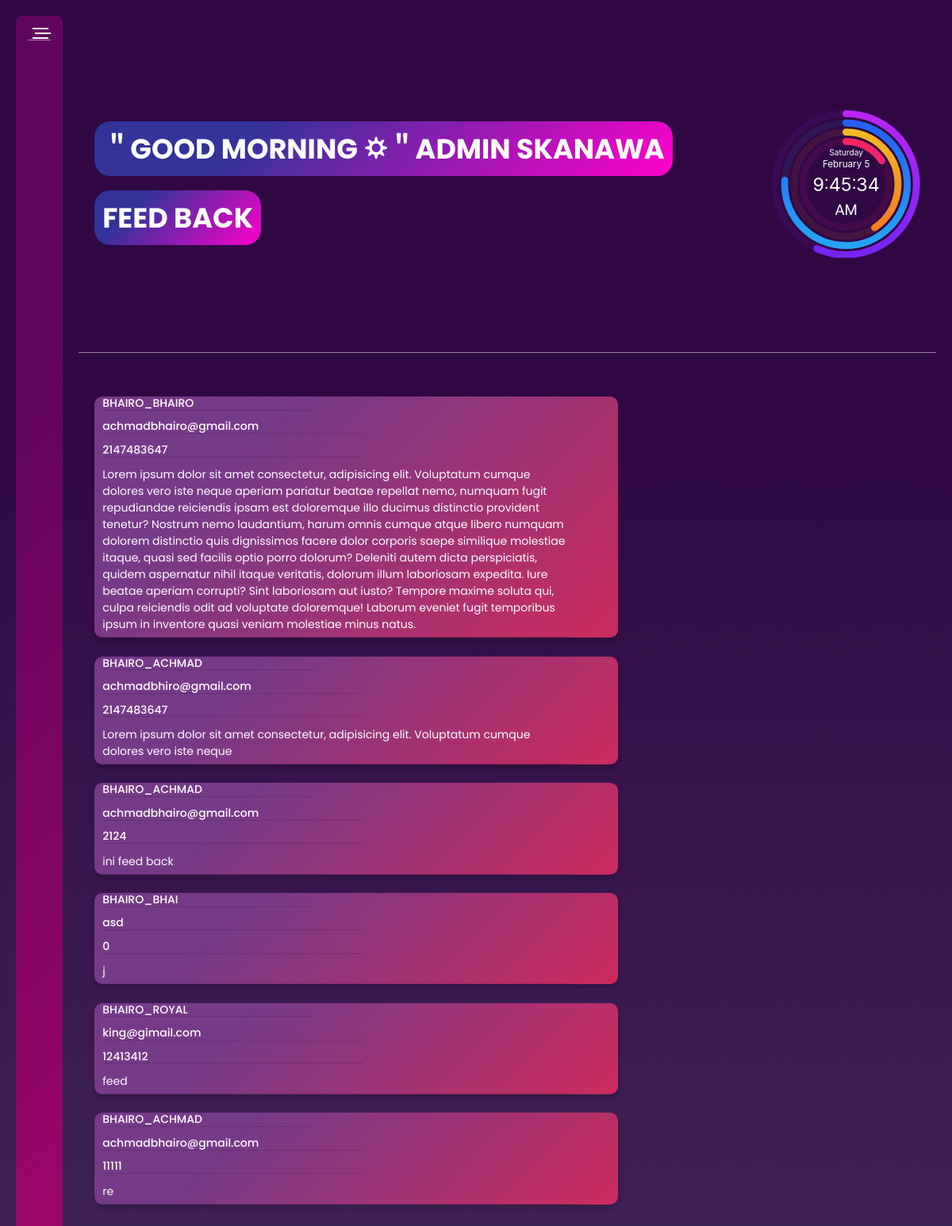
The page /feed_back.php (signed in) on the database its author committed.
### tables this page shows
CREATE TABLE `laporan` (
  `ID` int(10) NOT NULL,
  `nama` varchar(30) NOT NULL,
  `akhir` text NOT NULL,
  `no` int(20) NOT NULL,
  `gmail` varchar(30) NOT NULL,
  `laporan` varchar(10000) NOT NULL
);

### feed_back.php (the view, shortened to what this page needs)
<!DOCTYPE html>
<html lang="en">
<head>
    <link href="https://cdn.jsdelivr.net/npm/bootstrap@5.1.3/dist/css/bootstrap.min.css" rel="stylesheet">
	<link rel="stylesheet" href="https://pro.fontawesome.com/releases/v5.10.0/css/all.css"/>
    <link rel="stylesheet" href="css/admin.css">
</head>
<body>
    <div class="admin-panel">
	<div class="menu">
		<div class="heading">
			<div class="menu-icon js-toggle-menu">
				<span></span>
				<span></span>
				<span></span>
			</div>
		</div>
	</div>
	<div class="content">
		<div class="header">
		<div>
			<p><span id="time"></span>ADMIN SKANAWA</p>
		<br><br>
		<p>FEED BACK </p></div>
			<div class="fixed">
               <tbody>
            <div id="clock" class="progress-clock">
                <button class="progress-clock__time-date" data-group="d" type="button">
                    <small data-unit="w">Sunday</small><br>
                    <span data-unit="mo">January</span>
                    <span data-unit="d">1</span>
                </button>
                <button class="progress-clock__time-digit" data-unit="h" data-group="h" type="button">12</button><span class="progress-clock__time-colon">:</span><button class="progress-clock__time-digit" data-unit="m" data-group="m" type="button">00</button><span class="progress-clock__time-colon">:</span><button class="progress-clock__time-digit" data-unit="s" data-group="s" type="button">00</button>
                <span class="progress-clock__time-ampm" data-unit="ap">AM</span>
            </div>
        </tbody>
</div>
		</div>
		<div class="body">
<br>
<?php
include "conection.php";
?>
<?php
	$row = mysqli_query($conn, "SELECT * FROM laporan ORDER BY id DESC;");
			?>
			<?php foreach ($row as $rows) : ?>
         <div class="komentar">
             <h2><?php echo $rows["nama"]; ?><span>_<?php echo $rows["akhir"]; ?></span></h2>
             <h3><?php echo $rows["gmail"]; ?></h3>
			 <h3><?php echo $rows["no"]; ?></h3>
             <p><?php echo $rows["laporan"]; ?></p>
         </div>
		  <?php endforeach; ?>
		</div>
	</div>
</div>
</body>
</html>

### css/admin.css (style rules this page uses)
* { box-sizing: border-box; transition: 0.25s all ease; }
body { height: 100vh; width: 100%; padding: 20px; margin: 0; background-color: #000000; background-image: linear-gradient(360deg, #41295a 0%, #2F0743 74%); font-family: 'Assistant', sans-serif; }
.admin-panel { display: flex; height: 95vh; }
.menu { border-radius: 7.5px; background-color: #BE93C5; background-image: linear-gradient(315deg, #AA076B 0%, #61045F 74%); min-height: calc(100vh - 40px); padding: 15px 15px 0; width: 75px; transition: width 0.25s; overflow: hidden; display: inline-block; font-family: 'Poppins', sans-serif; transition: 1s all ease; }
.menu .heading { padding: 0 0 15px; margin-bottom: 10px; position: relative; display: flex; align-items: center; justify-content: space-between; overflow: hidden; border-bottom: 1px solid rgba(255, 255, 255, 0.5); }
.menu .heading .menu-icon { position: absolute; right: 0; top: 0; cursor: pointer; height: 14px; width: 20px; }
.menu .heading .menu-icon span { transition: transform 0.25s, right 0.25s; }
.menu .heading .menu-icon span:first-child { transform-origin: top right; }
.menu .heading .menu-icon span:last-child { transform-origin: bottom right; }
.menu .heading .menu-icon span:first-child, .menu .heading .menu-icon span:last-child { position: relative; right: 3px; }
.menu .heading .menu-icon span { width: 100%; height: 2px; display: block; margin-bottom: 4px; background-color: white; }
.content { display: flex; flex-wrap: wrap; flex-grow: 1; margin-left: 20px; border-radius: 7.5px; overflow: hidden; }
.content .header { width: 100%; font-family: 'Franklin Gothic Medium', 'Arial Narrow', Arial, sans-serif; min-height: 50px; display: flex; flex-wrap: wrap; align-items: center; justify-content: space-between; border-bottom: 1px solid rgba(255, 255, 255, 0.5); padding: 10px 20px; }
.content .header p, .content .header a { margin: 5px 0; color: #fff; font-family: 'Poppins', sans-serif; font-weight: bold; }
.content .header p { margin-right: 10px; font-size: 1.5em; font-family: 'Poppins', sans-serif; background-image:linear-gradient(315deg, #ff00cc 0%, #333399 74%) ; border-radius: 20px; display: inline; padding: 10px; }
.content .body { padding: 20px; display: block; width: 100%; max-height: 60vh; overflow-y: scroll; }
* { border: 0; box-sizing: border-box; margin: 0; padding: 0; }
.fixed { background: #000; display: contents; }
:root { --hue: 223; --bg: hsl(var(--hue),10%,90%); --fg: hsl(var(--hue),10%,10%); font-size: calc(16px + (24 - 16) * (100vw - 320px) / (1280 - 320)); }
tbody, button { color: var(--fg); font: 1em/1.5 -apple-system, BlinkMacSystemFont, "Segoe UI", Roboto, Helvetica, Arial, sans-serif; }
.progress-clock { display: grid; justify-content: center; align-content: center; position: relative; text-align: center; width: 8em; height: 8em; color: #fff; font-family: 'Assistant', sans-serif; }
.progress-clock__time-date, .progress-clock__time-digit, .progress-clock__time-colon, .progress-clock__time-ampm { transition: color 0.2s linear; -webkit-user-select: none; -moz-user-select: none; user-select: none; }
.progress-clock__time-date, .progress-clock__time-digit { background: transparent; }
.progress-clock__time-date, .progress-clock__time-ampm { grid-column: 1 / 6; }
.progress-clock__time-date { font-size: 0.5em; line-height: 1.33; }
.progress-clock__time-digit, .progress-clock__time-colon { font-size: 1em; font-weight: 400; grid-row: 2; }
.progress-clock__time-colon { line-height: 1.275; }
.progress-clock__time-ampm { cursor: default; grid-row: 3; font-size: 0.8em; }
.progress-clock__rings { display: block; position: absolute; top: 0; left: 0; width: 100%; height: 100%; z-index: -1; }
[type=button]:not(:disabled), [type=reset]:not(:disabled), [type=submit]:not(:disabled), button:not(:disabled) { cursor: pointer; color: #fff; }
.komentar { background:#7A0BC0; background-image: linear-gradient(315deg, #cc2b5e 0%, #753a88 74% ); color: #fff; border-radius: 10px; box-shadow: 0 5px 5px rgba(0, 0, 0, 0.15); width: 660px; font-family: 'Poppins', sans-serif; }
.komentar h2 { margin-left: 10px; text-transform: uppercase; font-size: 0.6em; border-bottom: 1px solid rgba(0, 0, 0, 0.15); width: 40%; }
.komentar h3 { margin-left: 10px; font-size: 0.6em; border-bottom: 1px solid rgba(0, 0, 0, 0.15); width: 50%; }
.komentar p { width: 90%; font-size: 0.6em; border-bottom: 1px solid rgba(0, 0, 0, 0.15); margin-left: 10px; padding-bottom: 5px; }

### rows shown on the page
laporan: nama "BHAIRO", akhir "BHAIRO", gmail "achmadbhairo@gmail.com", no "2147483647", laporan "Lorem ipsum dolor sit amet consectetur, adipisicing elit. Voluptatum cumque dolores vero iste neque aperiam pariatur beatae repellat nemo, numquam fugit repudiandae reiciendis ipsam est doloremque illo ducimus distinctio provident tenetur? Nostrum nemo laudantium, harum omnis cumque atque libero numquam dolorem distinctio quis dignissimos facere dolor corporis saepe similique molestiae itaque, quasi sed facilis optio porro dolorum? Deleniti autem dicta perspiciatis, quidem aspernatur nihil itaque veritatis, dolorum illum laboriosam expedita. Iure beatae aperiam corrupti? Sint laboriosam aut iusto? Tempore maxime soluta qui, culpa reiciendis odit ad voluptate doloremque! Laborum eveniet…"
laporan: nama "BHAIRO", akhir "ACHMAD", gmail "achmadbhiro@gmail.com", no "2147483647", laporan "Lorem ipsum dolor sit amet consectetur, adipisicing elit. Voluptatum cumque dolores vero iste neque"
laporan: nama "BHAIRO", akhir "ACHMAD", gmail "achmadbhairo@gmail.com", no "2124", laporan "ini feed back"
laporan: nama "BHAIRO", akhir "BHAI", gmail "asd", no "0", laporan "j"
laporan: nama "BHAIRO", akhir "ROYAL", gmail "king@gimail.com", no "12413412", laporan "feed"
laporan: nama "BHAIRO", akhir "ACHMAD", gmail "achmadbhairo@gmail.com", no "11111", laporan "re"
